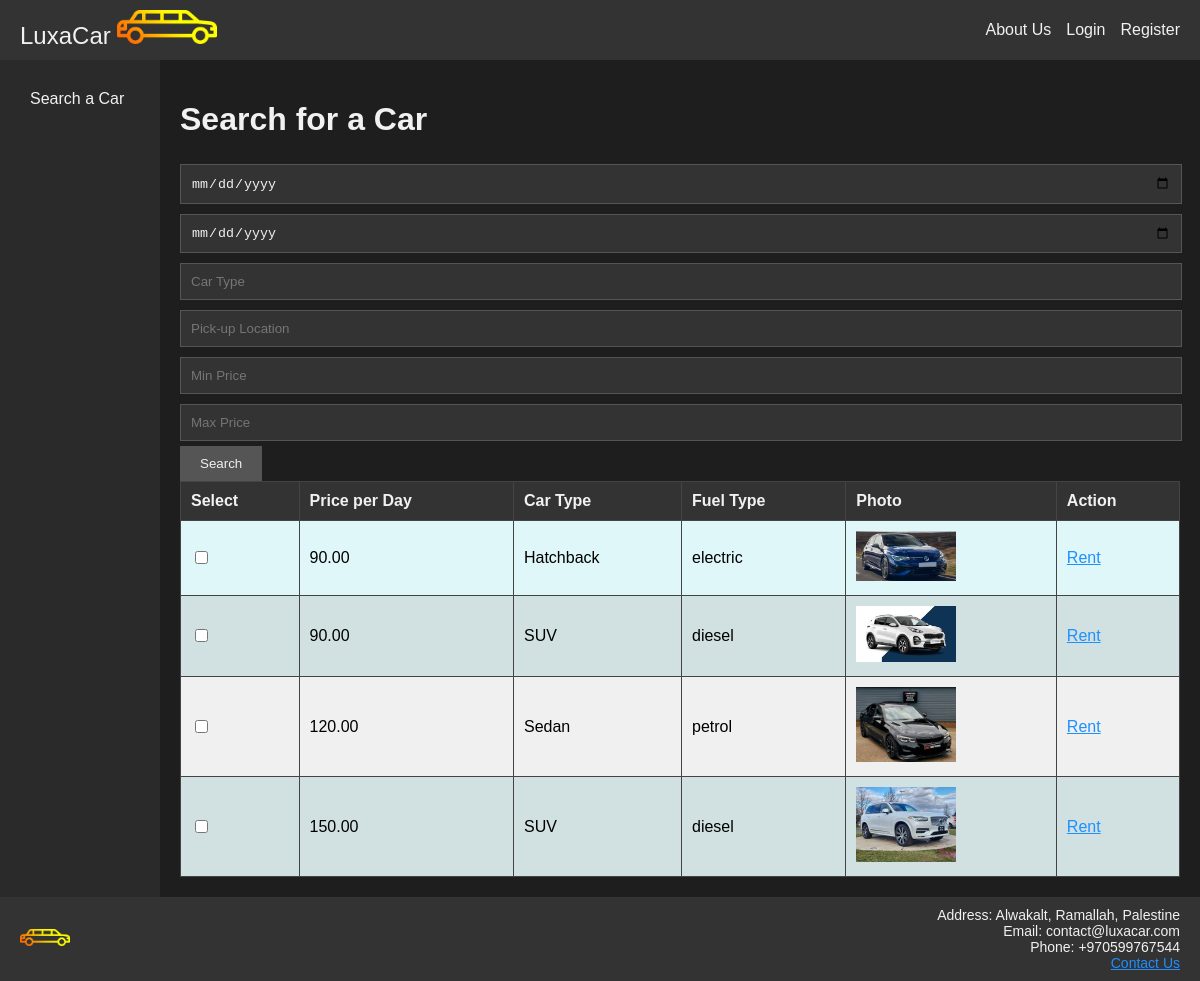
Page /searchCar.php?&sortBy=PricePerDay on the committed database.
### tables this page shows
CREATE TABLE `cars` (
  `CarID` int(11) NOT NULL,
  `CarState` varchar(250) NOT NULL DEFAULT 'Available ',
  `ReferenceNumber` varchar(20) NOT NULL,
  `Model` varchar(50) NOT NULL,
  `Type` varchar(50) NOT NULL,
  `Make` varchar(50) NOT NULL,
  `RegistrationYear` year(4) NOT NULL,
  `Color` varchar(20) NOT NULL,
  `Description` text NOT NULL,
  `PricePerDay` decimal(10,2) NOT NULL,
  `CapacityPeople` int(11) NOT NULL,
  `CapacitySuitcases` int(11) NOT NULL,
  `FuelType` varchar(20) NOT NULL,
  `AvgConsumption` decimal(5,2) NOT NULL,
  `Horsepower` int(11) NOT NULL,
  `Length` decimal(5,2) NOT NULL,
  `Width` decimal(5,2) NOT NULL,
  `GearType` varchar(10) NOT NULL,
  `Conditions` text DEFAULT NULL,
  `Restrictions` text DEFAULT NULL
);

### searchCar.php (the view, shortened to what this page needs)
<?php
$queryParams = $_GET;
$queryString = http_build_query($queryParams);
try {
    $pdo = new PDO(DBCONNSTRING, DBUSER, DBPASS);
} catch (PDOException $e) {
    die($e->getMessage());
}
$params = [];
$sql = "SELECT * FROM cars WHERE 1=1";
if (isset($_GET['sortBy'])) {
    $sortBy = $_GET['sortBy'];
} elseif (isset($_COOKIE['sortPreference'])) {
    $sortBy = $_COOKIE['sortPreference'];
    $queryParams['sortBy'] = $sortBy;
} else {
    $sortBy = 'PricePerDay';
}
$sql .= " ORDER BY $sortBy";
$stmt = $pdo->prepare($sql);
$stmt->execute($params);
$result = $stmt->fetchAll(PDO::FETCH_ASSOC);
foreach ($result as $key => $car) {
    $stmt = $pdo->prepare("SELECT ImageFilename FROM carimages WHERE CarID = ?");
    $stmt->execute([$car['CarID']]);
    $result[$key]['image'] = $stmt->fetchColumn();
}
?>
<!DOCTYPE html>
<html lang="en">
<head>
    <link rel="stylesheet" href="styles\styles.css">
</head>
<body>
    <div class="container">
        <header class="header">
            <div class="logo">
                <a href="index.php">
                    LuxaCar
                    <img src="protected/logo.png" alt="Logo">
                </a>
            </div>
            <div class="nav-links">
                <a href="about.php">About Us</a>
                <?php if (isset($_SESSION['loggedin']) && $_SESSION['loggedin'] == true): ?>
                    <a href="profile.php"><?php echo $_SESSION['username']; ?></a>
                    <?php if (!isset($isManager)): ?>
                    <a href="viewRent.php">Shopping Basket</a>
                    <?php endif; ?>
                    <a href="logout.php">Logout</a>
                <?php else: ?>
                    <a href="login.php">Login</a>
                    <a href="register.php">Register</a>
                <?php endif; ?>
            </div>
        </header>
        <div class="main-container">
            <nav class="nav">
                <a href="searchCar.php">Search a Car</a>
            </nav>
                <main class="main">
                    <h1>Search for a Car</h1>
                    <form action="searchCar.php" method="get">
                        <input type="date" name="fromDate" placeholder="From Date">
                        <input type="date" name="toDate" placeholder="To Date">
                        <input type="text" name="carType" placeholder="Car Type">
                        <input type="text" name="pickUpLocation" placeholder="Pick-up Location">
                        <input type="number" name="minPrice" placeholder="Min Price">
                        <input type="number" name="maxPrice" placeholder="Max Price">
                        <input type="submit" value="Search">
                    </form>
                    <table>
                        <thead>
                            <tr>
                                <th>Select</th>
                                <th><a href=<?php echo "searchCar.php?" . $queryString . "&sortBy=PricePerDay"?>>Price per Day</a></th>
                                <th><a href=<?php echo "searchCar.php?" . $queryString . "&sortBy=Type"?>>Car Type</a></th>
                                <th><a href=<?php echo "searchCar.php?" . $queryString . "&sortBy=FuelType"?>>Fuel Type</a></th>
                                <th>Photo</th>
                                <th>Action</th>
                            </tr>
                        </thead>
                        <tbody>
                            <?php foreach ($result as $car): ?>
                            <tr class="<?php echo $car['FuelType']; ?>">
                                <td><input type="checkbox" name="selectedCars[]" value="<?php echo $car['CarID']; ?>"></td>
                                <td><?php echo $car['PricePerDay']; ?></td>
                                <td><?php echo $car['Type']; ?></td>
                                <td><?php echo $car['FuelType']; ?></td>
                                <td><img src="carsImages/<?php echo $car['image']; ?>" alt="Car Image"></td>
                                <td><a href="rentCar.php?ref=<?php echo $car['CarID']; ?>">Rent</a></td>
                            </tr>
                            <?php endforeach; ?>
                        </tbody>
                    </table>
                </main>
                </div>
        <footer class="footer">
            <div>
                <img src="protected/logo.png" alt="Small Logo">
            </div>
            <div class="contact-info">
                Address: Alwakalt, Ramallah, Palestine<br>
                Email: contact@luxacar.com<br>
                Phone: +970599767544<br>
                <a href="contact.php">Contact Us</a>
            </div>
        </footer>
</body>
</html>

### styles/styles.css (style rules this page uses)
body { margin: 0; font-family: Arial, sans-serif; background-color: #1e1e1e; color: #f1f1f1; }
.container { display: flex; flex-direction: column; min-height: 100vh; }
.header, .footer { background-color: #333; color: #f1f1f1; text-align: center; padding: 10px 0; }
.main-container { display: flex; flex: 1; }
.nav { flex: 0 0 10%; background-color: #2a2a2a; padding: 20px; }
.nav a { display: block; padding: 10px; color: #f1f1f1; text-decoration: none; }
.main { flex: 1; padding: 20px; background-color: #1e1e1e; }
.header { display: flex; justify-content: space-between; align-items: center; padding: 10px 20px; }
.header .logo { font-size: 24px; }
.header img { width: 100px; height: auto; }
.header .nav-links { display: flex; gap: 15px; }
.header .nav-links a { color: #f1f1f1; text-decoration: none; }
.header a { color: #f1f1f1; text-decoration: none; }
.footer { display: flex; justify-content: space-between; align-items: center; padding: 10px 20px; font-size: 14px; }
.footer img { width: 50px; height: auto; }
.footer .contact-info { text-align: right; }
.main h1 { color: #f1f1f1; }
input[type="text"], input[type="password"], input[type="email"], input[type="date"], input[type="tel"], input[type="number"], select, textarea { background-color: #333; color: #f1f1f1; border: 1px solid #555; padding: 10px; margin: 5px 0; width: 98%; }
input[type="submit"] { background-color: #555; color: #f1f1f1; border: none; padding: 10px 20px; cursor: pointer; }
table { width: 100%; border-collapse: collapse; }
table, th, td { border: 1px solid #444; }
th, td { padding: 10px; text-align: left; }
th { background-color: #333; color: #f1f1f1; }
th a { color: #f1f1f1; text-decoration: none; }
tr img { width: 100px; height: auto; }
.petrol { background-color: #f0f0f0; color: #000; }
.diesel { background-color: #d1e0e0; color: #000; }
.electric { background-color: #e0f7fa; color: #000; }
a { color: #1e90ff; }

### rows in the picture
cars: PricePerDay "90.00", Type "Hatchback", FuelType "electric", shows a picture
cars: PricePerDay "90.00", Type "SUV", FuelType "diesel", shows a picture
cars: PricePerDay "120.00", Type "Sedan", FuelType "petrol", shows a picture
cars: PricePerDay "150.00", Type "SUV", FuelType "diesel", shows a picture
